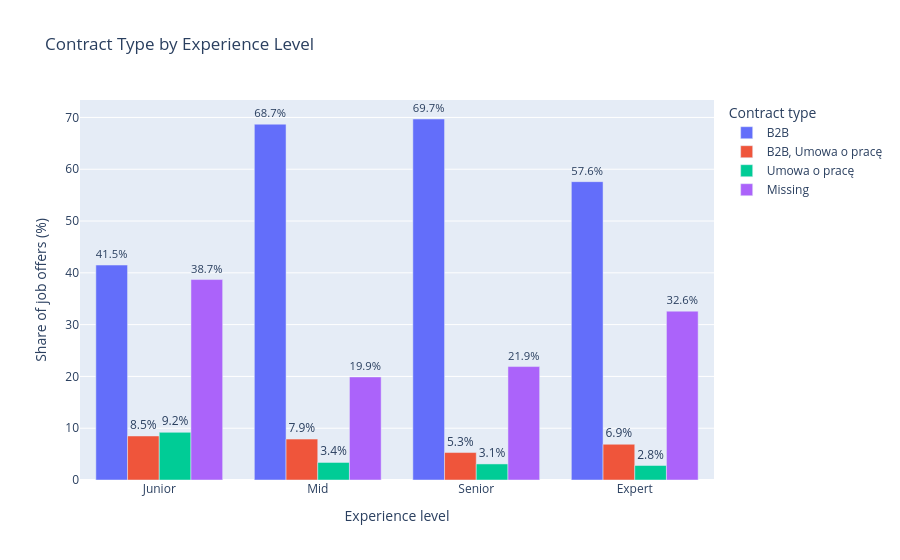

Write notebook code for a chart like this one.
### Code cell
main_contract_types = [
    "B2B",
    "B2B, Umowa o pracę",
    "Umowa o pracę",
    "Missing"
]

contract_experience_plot = (
    contract_experience[
        main_contract_types
    ]
    .reset_index()
    .melt(
        id_vars="experience",
        var_name="contract_type",
        value_name="percentage"
    )
)

fig = px.bar(
    contract_experience_plot,
    x="experience",
    y="percentage",
    color="contract_type",
    barmode="group",
    text="percentage",
    category_orders={
        "experience": [
            "Junior",
            "Mid",
            "Senior",
            "Expert"
        ]
    },
    title="Contract Type by Experience Level",
    labels={
        "experience": "Experience level",
        "percentage": "Share of job offers (%)",
        "contract_type": "Contract type"
    }
)

fig.update_traces(
    texttemplate="%{text:.1f}%",
    textposition="outside"
)

fig.show()

### Figure 1 — Plotly figure (JSON) as saved in the notebook; plotly's stock layout.template omitted (floating-point values rounded to 4 significant figures)
{"data": [{"alignmentgroup": "True", "hovertemplate": "Contract type=B2B<br>Experience level=%{x}<br>Share of job offers (%)=%{text}<extra></extra>", "legendgroup": "B2B", "marker": {"color": "#636efa", "pattern": {"shape": ""}}, "name": "B2B", "offsetgroup": "B2B", "orientation": "v", "showlegend": true, "text": [41.5, 68.7, 69.7, 57.6], "textposition": "outside", "texttemplate": "%{text:.1f}%", "type": "bar", "x": ["Junior", "Mid", "Senior", "Expert"], "xaxis": "x", "y": [41.5, 68.7, 69.7, 57.6], "yaxis": "y"}, {"alignmentgroup": "True", "hovertemplate": "Contract type=B2B, Umowa o pracę<br>Experience level=%{x}<br>Share of job offers (%)=%{text}<extra></extra>", "legendgroup": "B2B, Umowa o pracę", "marker": {"color": "#EF553B", "pattern": {"shape": ""}}, "name": "B2B, Umowa o pracę", "offsetgroup": "B2B, Umowa o pracę", "orientation": "v", "showlegend": true, "text": [8.5, 7.9, 5.3, 6.9], "textposition": "outside", "texttemplate": "%{text:.1f}%", "type": "bar", "x": ["Junior", "Mid", "Senior", "Expert"], "xaxis": "x", "y": [8.5, 7.9, 5.3, 6.9], "yaxis": "y"}, {"alignmentgroup": "True", "hovertemplate": "Contract type=Umowa o pracę<br>Experience level=%{x}<br>Share of job offers (%)=%{text}<extra></extra>", "legendgroup": "Umowa o pracę", "marker": {"color": "#00cc96", "pattern": {"shape": ""}}, "name": "Umowa o pracę", "offsetgroup": "Umowa o pracę", "orientation": "v", "showlegend": true, "text": [9.2, 3.4, 3.1, 2.8], "textposition": "outside", "texttemplate": "%{text:.1f}%", "type": "bar", "x": ["Junior", "Mid", "Senior", "Expert"], "xaxis": "x", "y": [9.2, 3.4, 3.1, 2.8], "yaxis": "y"}, {"alignmentgroup": "True", "hovertemplate": "Contract type=Missing<br>Experience level=%{x}<br>Share of job offers (%)=%{text}<extra></extra>", "legendgroup": "Missing", "marker": {"color": "#ab63fa", "pattern": {"shape": ""}}, "name": "Missing", "offsetgroup": "Missing", "orientation": "v", "showlegend": true, "text": [38.7, 19.9, 21.9, 32.6], "textposition": "outside", "texttemplate": "%{text:.1f}%", "type": "bar", "x": ["Junior", "Mid", "Senior", "Expert"], "xaxis": "x", "y": [38.7, 19.9, 21.9, 32.6], "yaxis": "y"}], "layout": {"barmode": "group", "legend": {"title": {"text": "Contract type"}, "tracegroupgap": 0}, "title": {"text": "Contract Type by Experience Level"}, "xaxis": {"anchor": "y", "categoryarray": ["Junior", "Mid", "Senior", "Expert"], "categoryorder": "array", "domain": [0, 1], "title": {"text": "Experience level"}}, "yaxis": {"anchor": "x", "domain": [0, 1], "title": {"text": "Share of job offers (%)"}}}}
